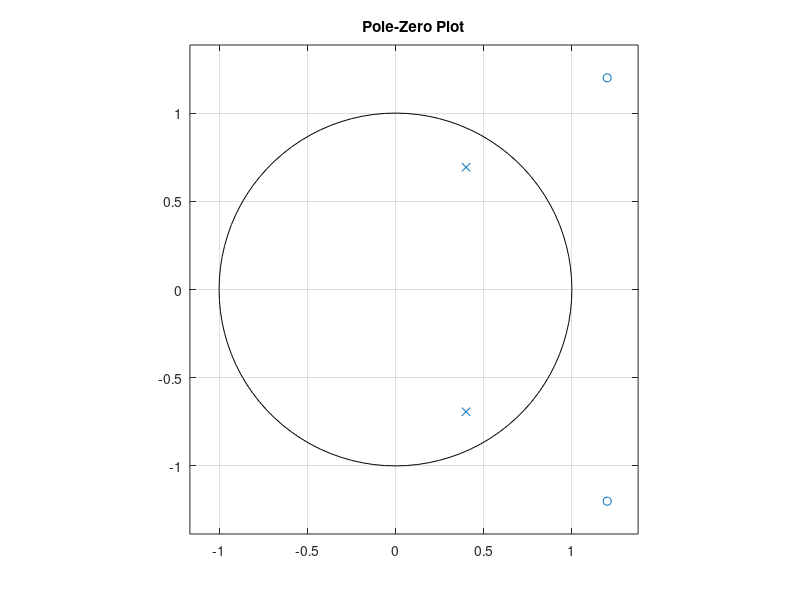
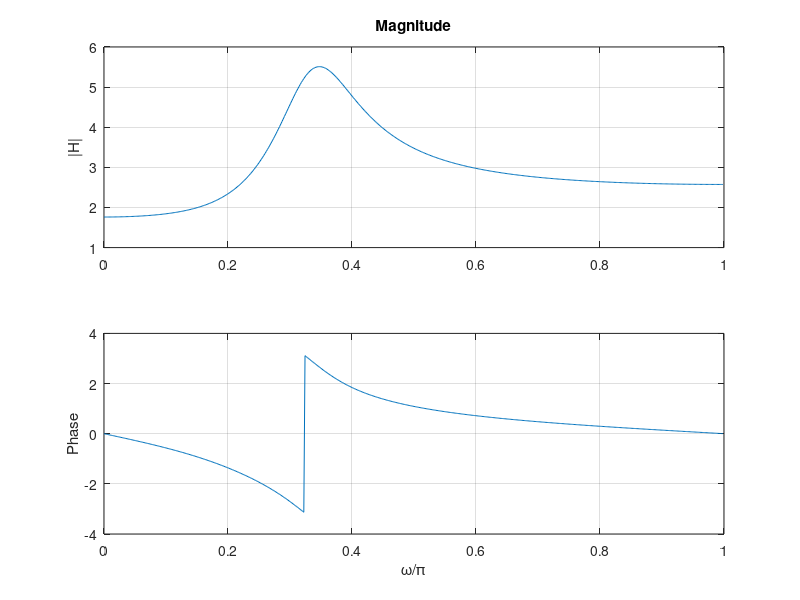

Reproduce these figures in MATLAB, in order.
b = [1 -2.4 2.88];
a = [1 -0.8 0.64];
figure; zplane(b,a); grid on; title('Pole-Zero Plot');

% Numeric values
z_zeros = roots(b);
z_poles = roots(a);

[H,w] = freqz(b,a,512);
figure;
subplot(2,1,1); plot(w/pi, abs(H)); grid on; ylabel('|H|'); title('Magnitude');
subplot(2,1,2); plot(w/pi, angle(H)); grid on; xlabel('\omega/\pi'); ylabel('Phase');
